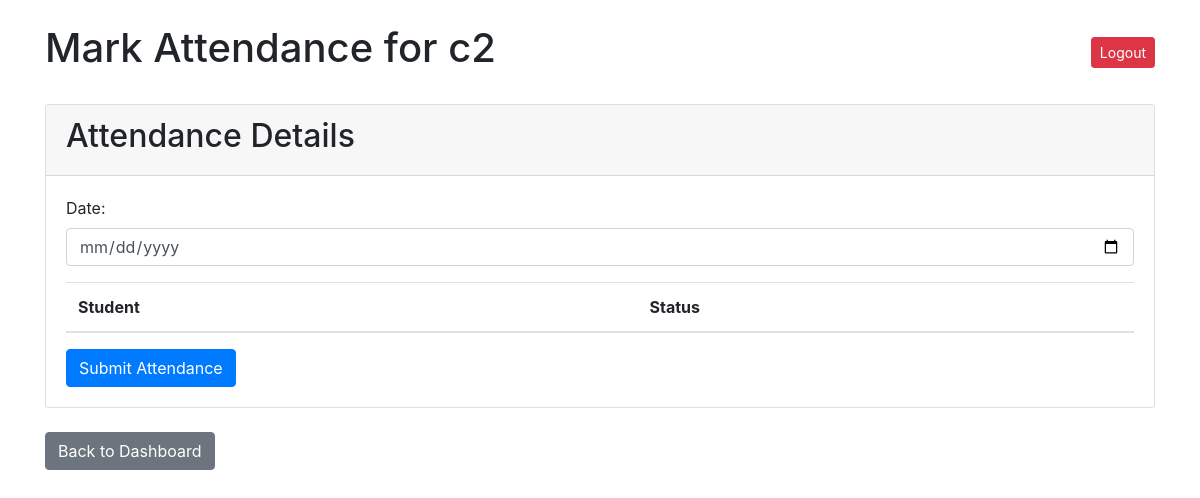
Page /teacher/mark_attendance/2 (signed in) on the earlier database version.
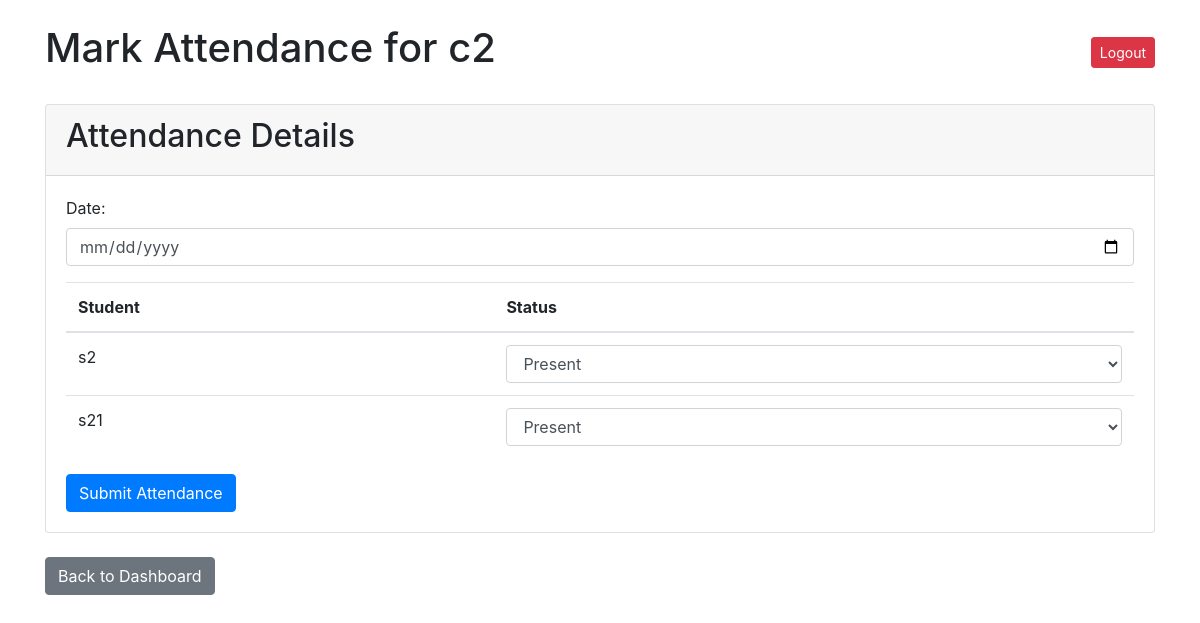
Same page on the later database version.
### app.py (models this page shows)
class Enrollment(db.Model):
    id = db.Column(db.Integer, primary_key=True)
    student_id = db.Column(db.Integer, db.ForeignKey('user.id'), nullable=False)
    class_id = db.Column(db.Integer, db.ForeignKey('class.id'), nullable=False)
    status = db.Column(db.String(50), default='pending')  # Status: pending, approved, denied
    student = db.relationship('User', back_populates='enrollments')  # Assuming User has a back_populates
    class_enrolled = db.relationship('Class', back_populates='students')  # Use back_populates for clarity

class User(UserMixin, db.Model):
    id = db.Column(db.Integer, primary_key=True)
    username = db.Column(db.String(150), unique=True, nullable=False)
    password = db.Column(db.String(150), nullable=False)
    role = db.Column(db.String(50), nullable=False)  # Role: Teacher or Student
    status = db.Column(db.String(50), default='pending')  # New status column
    enrollments = db.relationship('Enrollment', back_populates='student')  # Add this line

### app.py (the view, shortened to what this page needs)
@app.route('/teacher/mark_attendance/<int:class_id>', methods=['GET', 'POST'])
@login_required
@teacher_required
def mark_attendance(class_id):
    class_obj = Class.query.get(class_id)
    students = Enrollment.query.filter_by(class_id=class_id, status='Approved').all()  # Get approved students
    return render_template('teacher/mark_attendance.html', class_obj=class_obj, students=students)

### app.py (called while the page is built)
@login_manager.user_loader
def load_user(user_id):
    return User.query.get(int(user_id))

def teacher_required(f):
    @wraps(f)  # Preserve the original function's name and docstring
    @login_required
    def decorated_function(*args, **kwargs):
        if current_user.role not in ['Admin', 'Teacher']:
            flash('Access denied: Admins and Teachers only.')
            return redirect(url_for('home'))
        return f(*args, **kwargs)
    return decorated_function

### templates/teacher/mark_attendance.html (shortened to what this page needs)
<!DOCTYPE html>
<html lang="en">
<head>
    <link rel="stylesheet" href="https://stackpath.bootstrapcdn.com/bootstrap/4.5.2/css/bootstrap.min.css">
</head>
<body>
    <div class="container">
        <div class="d-flex justify-content-between align-items-center mt-4">
            <h1>Mark Attendance for {{ class_obj.name }}</h1>
            <form action="{{ url_for('logout') }}" method="POST" style="display:inline;">
                <button type="submit" class="btn btn-danger btn-sm">Logout</button>
            </form>
        </div>
        <div class="card mt-4">
            <div class="card-header">
                <h2>Attendance Details</h2>
            </div>
            <div class="card-body">
                <form method="POST">
                    <div class="form-group">
                        <label for="date">Date:</label>
                        <input type="date" name="date" class="form-control" required>
                    </div>
                    <table class="table">
                        <thead>
                            <tr>
                                <th>Student</th>
                                <th>Status</th>
                            </tr>
                        </thead>
                        <tbody>
                            {% for student in students %}
                            <tr>
                                <td>{{ student.student.username }}</td>
                                <td>
                                    <select name="student_{{ student.student_id }}" class="form-control">
                                        <option value="Present">Present</option>
                                    </select>
                                </td>
                            </tr>
                            {% endfor %}
                        </tbody>
                    </table>
                    <button type="submit" class="btn btn-primary">Submit Attendance</button>
                </form>
            </div>
        </div>
        <div class="mt-4">
            <a href="{{ url_for('teacher_dashboard') }}" class="btn btn-secondary">Back to Dashboard</a>
        </div>
    </div>
</body>
</html>

Differences in the rows shown:
now on this page (row edited): Enrollment: student.username "s2", student "Present"
added Enrollment: student.username "s21", student "Present"
